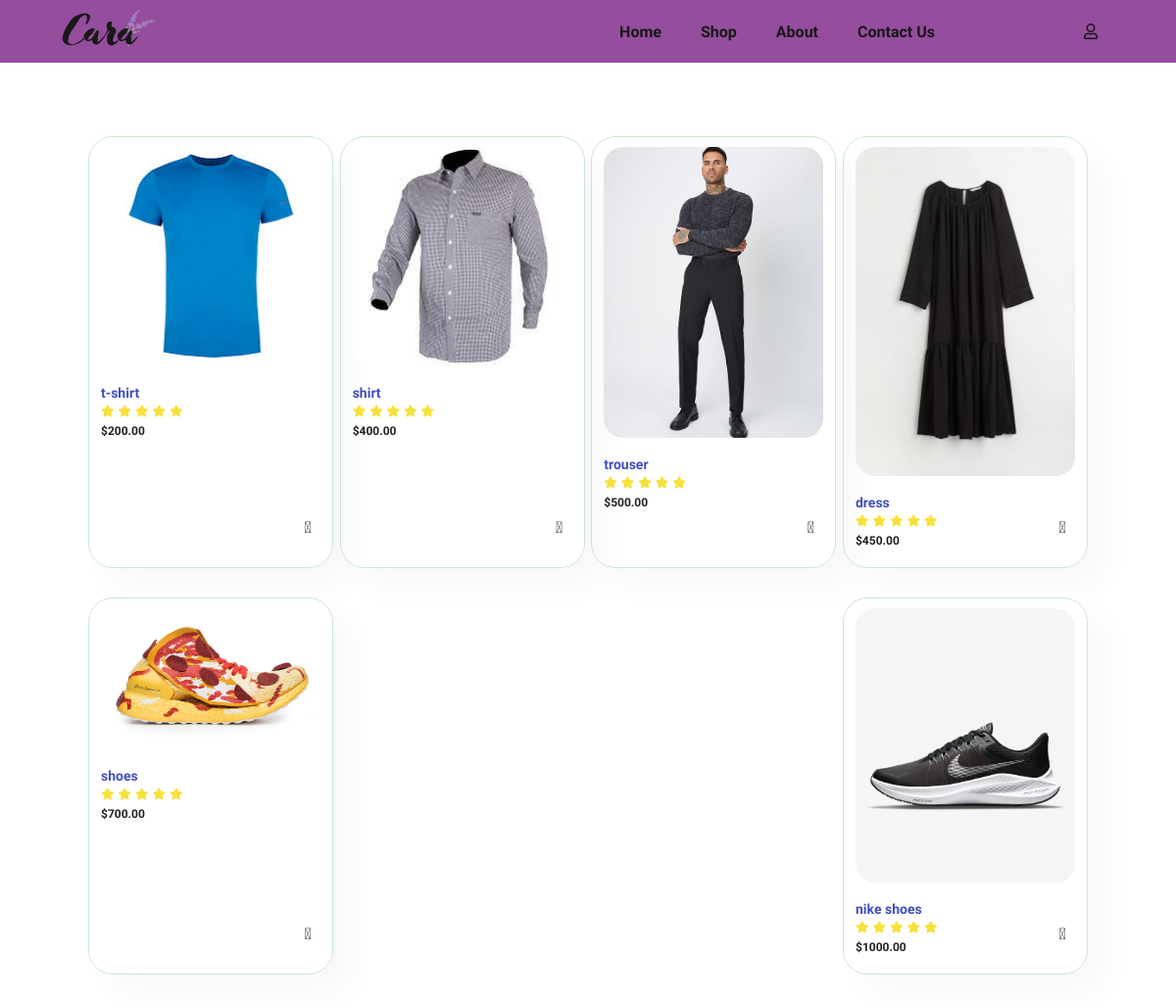
Page /shop on the committed database.
### pages/models.py (models this page shows, shortened)
class Product(models.Model):
    name = models.CharField(max_length=200 ,  null =True)
    price = models.FloatField()
    digital = models.BooleanField(default=False, null=True , blank= False)
    image = models.ImageField(null = True , blank = True)
    @property
    def imageURL(self):
        try:
            url = self.image.url
        except:
            url = ''
        return url

### pages/views.py (the view)
# urls.py: path('shop', shop, name='shop'),
def shop(request):
    products = Product.objects.all()
    context ={'products':products}
    return render(request, 'pages/shop.html' , context)

### pages/templates/pages/shop.html (shortened to what this page needs)
{% load static %}
<!DOCTYPE html>
<html lang="en">
<head>
    <link rel="stylesheet" href="https://pro.fontawesome.com/releases/v5.10.0/css/all.css" />
    <link rel ="stylesheet" href="{% static 'css/style.css' %}">
</head>
<body>
  <section id = "header">
    <a href = "#" ><img src = "{% static 'images/logo.png' %}" class ="logo" alt=""></a>
    <div >
      <ul id="navbar">
        <li> <a class="active" href = "{% url 'home' %}">Home</a></li>
        <li><a href="{% url 'shop' %}">Shop</a></li>
        <li><a href="{% url 'about' %}">About</a></li>
        <li><a href="{% url 'contact' %}">Contact Us</a></li>
        <li><a href="#"><i class="far fa-search "></i></a></li>
        <li><a href="{% url 'cart' %}"><i class="far fa-shopping-bag"></i></a></li>
        <li><a href="#"><i class="far fa-user "></i></a></li>
      </ul>
    </div>
  </section>
    <section id="products" class="section-p1">
      <div class="container">
        {%for product  in products %}
        <div class ="product">
            <img src="{{product.imageURL}}" alt="">
            <div class="description">
              <h5>{{product.name}}</h5>
              <div class="Star">
                <i class="fas fa-star"></i>
                <i class="fas fa-star"></i>
                <i class="fas fa-star"></i>
                <i class="fas fa-star"></i>
                <i class="fas fa-star"></i>
                 </div>
                 <h4> ${{product.price | floatformat:2}}</h4>
            </div>
            <a href ="#"> <i class="fal fa-shopping-cart"></i></a>
          </div>
          {%endfor%}
      </div>
    </section>
</body>
</html>

### static/css/style.css (style rules this page uses)
* { margin: 0; padding: 0; box-sizing: border-box; font-family: 'spartan', sans-serif; }
h4 { font-size: 20px; color: #222; }
.section-p1 { padding: 40px 80px; }
body { width: 100%; }
#header { display: flex; align-items: center; justify-content: space-between; padding: 10px 60px; background-color:#8a3a93 ; opacity: 0.9; z-index: 999; position: sticky; top: 0; left: 0; }
#navbar { display: flex; align-items: center; justify-content: center; }
#navbar li { list-style: none; padding: 0 20px; position: relative; }
#navbar li a { text-decoration: none; font-size: 16px; font-weight: 600; color: black; transition: 0.3s ease; }
#products { text-align: center; }
#products .container { display: flex; justify-content: space-between; padding: 20px 10px; flex-wrap: wrap; }
#products .product { width: 23%; min-width: 250px; padding: 10px 12px; border: 1px solid #cce7d0; border-radius: 25px; cursor: pointer; box-shadow: 20px 20px 30px rgba(0, 0, 0, 0.03); margin: 15px 0; transition: 0.2s ease; position: relative; }
#products .product img { width: 100%; border-radius: 20px; }
#products .product .description { text-align: start; padding: 10px 0; }
#products .product .description h5 { padding-top: 5px; color: rgb(63, 78, 189); font-size: 14px; }
#products .product .description i { font-size: 12px; color: rgba(245, 218, 17, 0.822); }
#products .product .description h4 { padding-top: 5px; color: #222; font-size: 12px; font-weight: 700; }
#products .product a { width: 30px; height: 30px; line-height: 20px; font-weight: 500; color: #222; position: absolute; bottom: 20px; right: 10px; }

### rows in the picture
Product: imageURL (picture), name "t-shirt", price "200.00"
Product: imageURL (picture), name "shirt", price "400.00"
Product: imageURL (picture), name "trouser", price "500.00"
Product: imageURL (picture), name "dress", price "450.00"
Product: imageURL (picture), name "shoes", price "700.00"
Product: imageURL (picture), name "nike shoes", price "1000.00"
